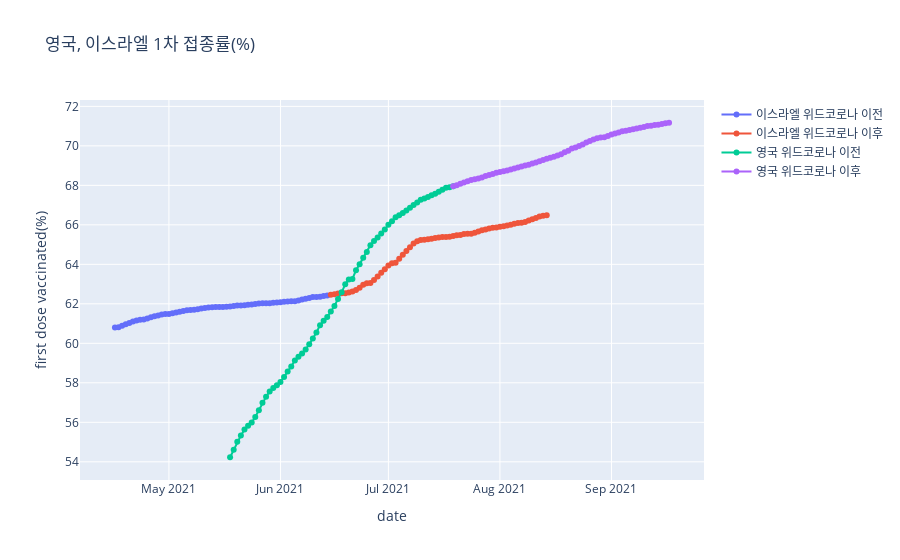
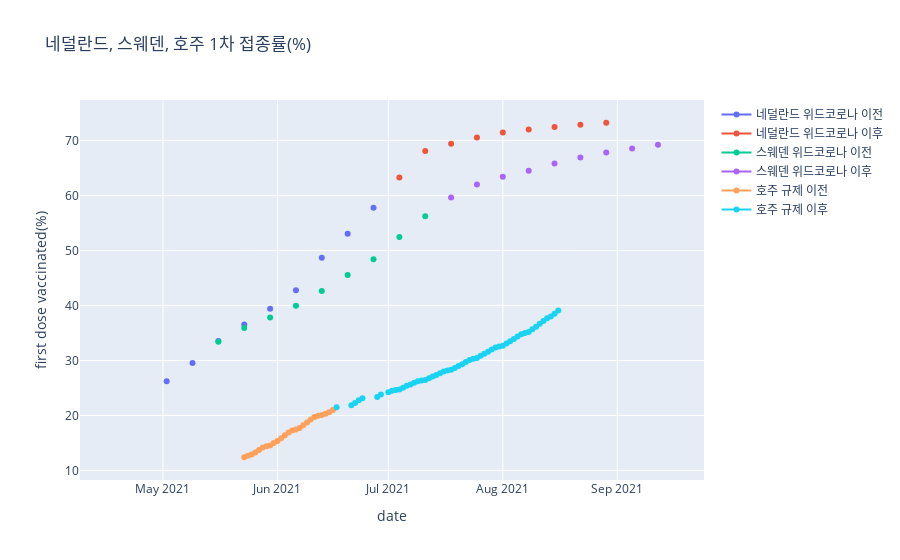

The cell these charts' notebook holds for them, in order:
### Code cell
fig = go.Figure()
fig.add_trace(go.Scatter(x=Israel_bc['date'], y=Israel_bc['people_vaccinated_per_hundred'],
                    mode='lines+markers',
                    name='이스라엘 위드코로나 이전'))
fig.add_trace(go.Scatter(x=Israel_ac['date'], y=Israel_ac['people_vaccinated_per_hundred'],
                    mode='lines+markers',
                    name='이스라엘 위드코로나 이후'))
fig.add_trace(go.Scatter(x=UK_bc['date'], y=UK_bc['people_vaccinated_per_hundred'],
                    mode='lines+markers',
                    name='영국 위드코로나 이전'))
fig.add_trace(go.Scatter(x=UK_ac['date'], y=UK_ac['people_vaccinated_per_hundred'],
                    mode='lines+markers',
                    name='영국 위드코로나 이후'))
fig.update_layout(title='영국, 이스라엘 1차 접종률(%)',
                   xaxis_title='date',
                   yaxis_title='first dose vaccinated(%)')
fig.show()
fig = go.Figure()
fig.add_trace(go.Scatter(x=Netherlands_bc['date'], y=Netherlands_bc['people_vaccinated_per_hundred'],
                    mode='lines+markers',
                    name='네덜란드 위드코로나 이전'))
fig.add_trace(go.Scatter(x=Netherlands_ac['date'], y=Netherlands_ac['people_vaccinated_per_hundred'],
                    mode='lines+markers',
                    name='네덜란드 위드코로나 이후'))
fig.add_trace(go.Scatter(x=Sweden_bc['date'], y=Sweden_bc['people_vaccinated_per_hundred'],
                    mode='lines+markers',
                    name='스웨덴 위드코로나 이전'))
fig.add_trace(go.Scatter(x=Sweden_ac['date'], y=Sweden_ac['people_vaccinated_per_hundred'],
                    mode='lines+markers',
                    name='스웨덴 위드코로나 이후'))
fig.add_trace(go.Scatter(x=Australia_bc['date'], y=Australia_bc['people_vaccinated_per_hundred'],
                    mode='lines+markers',
                    name='호주 규제 이전'))
fig.add_trace(go.Scatter(x=Australia_ac['date'], y=Australia_ac['people_vaccinated_per_hundred'],
                    mode='lines+markers',
                    name='호주 규제 이후'))
fig.update_layout(title='네덜란드, 스웨덴, 호주 1차 접종률(%)',
                   xaxis_title='date',
                   yaxis_title='first dose vaccinated(%)')
fig.show()
